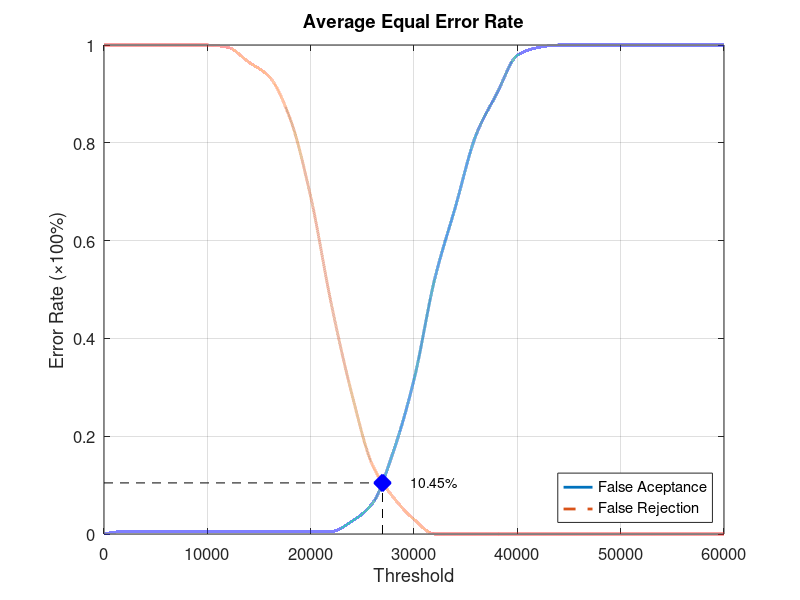
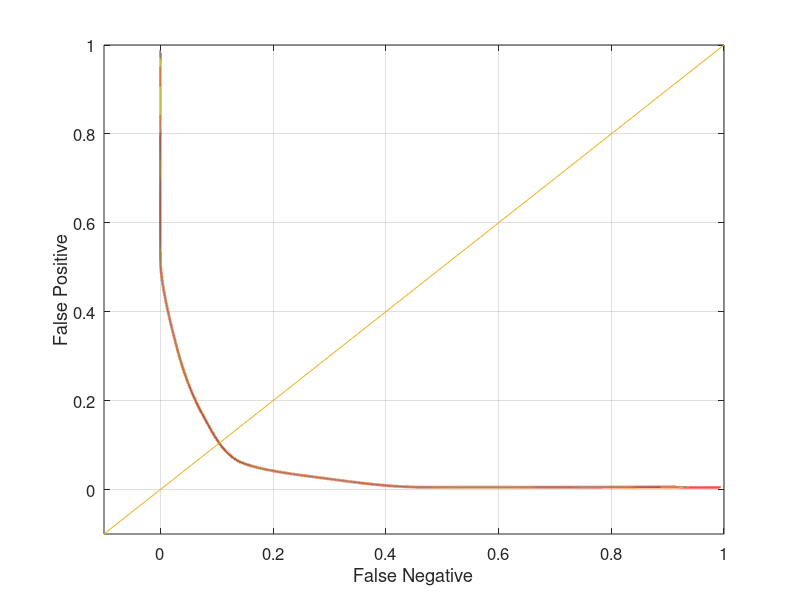

Write MATLAB code to recreate these figures, in order.
function yEER = Database2_1
close all;
clear;
clc;
x = 0:2000:60000;
xq = 0:0.5:60000;

y0 = [0 0.00526316 0.00526316 0.00526316 0.00526316 0.00526316 0.00526316 0.00526316 0.00526316 0.00526316 0.00526316 0.00526316 0.0263158 0.0631579 0.168421 0.315789 0.521053 0.668421 0.815789 0.9 0.978947 0.994737 1 1 1 1 1 1 1 1 1];
yy0 = interp1(x, y0, xq, 'pchip');
y1 = [1 1 1 1 1 1 0.995 0.965 0.935 0.85 0.69 0.47 0.285 0.14 0.075 0.03 0 0 0 0 0 0 0 0 0 0 0 0 0 0 0];
yy1 = interp1(x, y1, xq, 'pchip');

% Calculating EER: 
y2 = abs(y0 - y1);
find(y2 == min(y2))
yy2 = abs(yy0 - yy1);
xEER = find(yy2 == min(yy2));
xEERIndex = xq(xEER) % X-axis EER
yEER = yy0(xEER) % Y-axis EER

main = figure
plot(xq, yy0,'-','LineWidth', 2);	hold on
plot(xq, yy1,'--','LineWidth', 2);	hold on
plot([xEERIndex xEERIndex], [0 yEER], 'k--');	hold on
plot([0 xEERIndex], [yEER yEER], 'k--');	hold on
plot(xEERIndex, yEER, 'bx', 'LineWidth', 10);	hold on
text(xEERIndex + 10 * xEERIndex / 100, yEER, [num2str(round((10000 * yEER)) / 100) '%'])
legend('False Aceptance', 'False Rejection', 'Location', 'SouthEast')
xlabel('Threshold')
ylabel('Error Rate (\times100%)')
title('Average Equal Error Rate')
set(gca, 'FontSize', 12)
axis([0 60000 0 1])
grid on

print(main, 'Database2_1Main', '-dpng');
FNRxFPR = figure('Color', [1 1 1]);
plot(yy1, yy0, '-', yy1, yy0, 'LineWidth', 2);
hold on
y = -0.1:0.1:1
plot(y, y); 
set(gca, 'FontSize', 12)
xlabel('False Negative')
ylabel('False Positive')
axis([-0.1 1 -0.1 1])
set(gca, 'FontSize', 12)
grid on

print(FNRxFPR, 'Database2_1FNRxFPR','-dpng');
end
